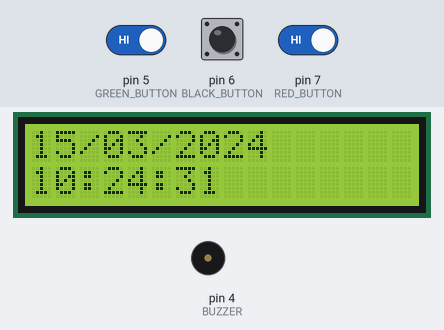
The sketch below on a simulated Arduino Uno, built with avr-gcc and run on an emulated ATmega328P. On the bench: 16×2 character LCD, buzzer (waves = sounding, pin HIGH). The inputs (shaded band) are chosen by the test bench; at power-on: pin 6 (BLACK_BUTTON) HIGH, pin 5 (GREEN_BUTTON) HIGH, pin 7 (RED_BUTTON) HIGH. The local clock reads 2024-03-15 10:24:30 at power-on unless the sketch sets it; what the sketch prints to the serial monitor is not drawn.

Above: at 1.2 s.
1.3 s: pin 6 (BLACK_BUTTON) pulled LOW for 0.15 s
At 2.1 s:
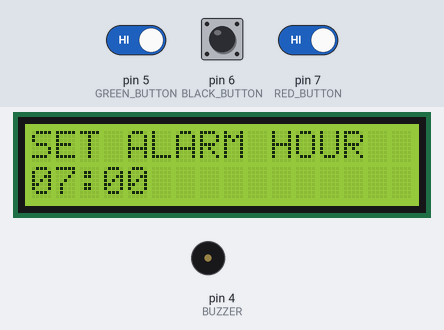
2.9 s: pin 6 (BLACK_BUTTON) pulled LOW for 1 s
At 5.0 s:
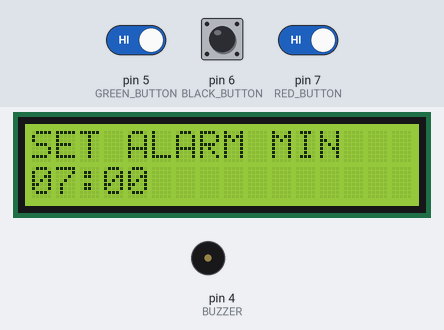
5.4 s: pin 6 (BLACK_BUTTON) pulled LOW for 0.15 s
At 11.2 s:
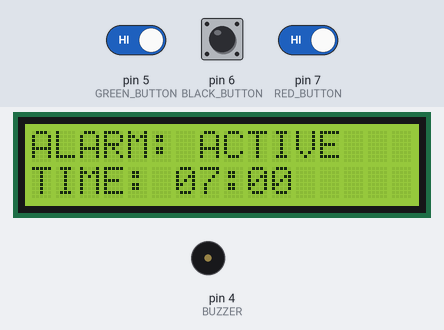
14.7 s: pin 5 (GREEN_BUTTON) driven LOW and pin 7 (RED_BUTTON) driven LOW
At 15.1 s:
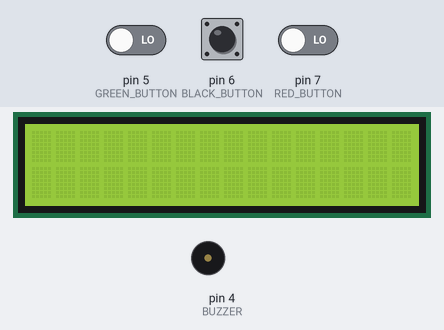
Timing chart, 0 to 17.2 s (numbered marks = the images above; inputs shaded):
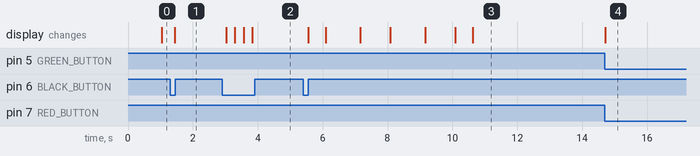

The sketch:

Arduino_Alarm_Clock.ino
```cpp
// ספריות הדרושות להפעלת רכיבי המערכת
#include <Wire.h>                 // תקשורת I2C עבור מסך ה-LCD
#include <LiquidCrystal_I2C.h>    // הפעלת מסך LCD באמצעות I2C
#include <ThreeWire.h>            // תקשורת עם רכיב ה-RTC
#include <RtcDS1302.h>            // הפעלת רכיב הזמן DS1302


// יצירת אובייקט עבור מסך LCD בגודל 16x2 ובכתובת I2C 0x27
LiquidCrystal_I2C lcd(0x27, 16, 2);

// הגדרת התקשורת עם רכיב ה-RTC:
// DAT מחובר לפין 10, CLK לפין 9, RST לפין 11
ThreeWire myWire(10, 9, 11);
RtcDS1302<ThreeWire> Rtc(myWire);

// הגדרת הפינים של שלושת כפתורי המשתמש
const int GREEN_BUTTON = 5; // כפתור ירוק - העלאת ערך (UP)
const int BLACK_BUTTON = 6; // כפתור שחור - מעבר בין מצבים ואישור (SET)
const int RED_BUTTON = 7;   // כפתור אדום - הורדת ערך (DOWN)

// הגדרת הפין שאליו מחובר הבאזר
const int BUZZER = 4;

// ערכי ברירת המחדל של השעון המעורר
int alarmHour = 7;
int alarmMinute = 0;

// משתנה הקובע באיזה מצב נמצאת המערכת:
// 0 = תצוגה רגילה
// 1 = הגדרת שעת ההתראה
// 2 = הגדרת דקות ההתראה
int mode = 0;

// משתנה המציין אם השעון המעורר מופעל
bool alarmEnabled = false;

// משתנה המציין אם השעון המעורר מצלצל כרגע
bool alarmRinging = false;

// קובע איזה מסך יוצג במצב הרגיל:
// true = שעה ותאריך
// false = מצב ושעת ההתראה
bool showClockScreen = true;

// שמירת זמן הלחיצה האחרונה על כפתור.
// משמש למניעת קליטה של לחיצה אחת כמספר לחיצות רצופות
unsigned long lastButtonPress = 0;

// שמירת הזמן שבו התחלפה התצוגה לאחרונה
unsigned long lastScreenChange = 0;

// -------------------- אתחול המערכת --------------------
void setup() {

  // פתיחת תקשורת עם ה-Serial Monitor לצורך בדיקה ומעקב
  Serial.begin(9600);

  // הכפתורים מוגדרים כ-INPUT_PULLUP:
  // במצב רגיל נקרא HIGH, ובלחיצה נקרא LOW
  pinMode(GREEN_BUTTON, INPUT_PULLUP);
  pinMode(BLACK_BUTTON, INPUT_PULLUP);
  pinMode(RED_BUTTON, INPUT_PULLUP);

  // הבאזר מוגדר כרכיב פלט
  pinMode(BUZZER, OUTPUT);


  // אתחול מסך ה-LCD והפעלת התאורה האחורית שלו
  lcd.init();
  lcd.backlight();


  // אתחול רכיב ה-RTC
  Rtc.Begin();

  // שמירת תאריך ושעת הקומפילציה לצורך אתחול ה-RTC במקרה הצורך
  RtcDateTime compiled(__DATE__, __TIME__);

  // אם התאריך והשעה השמורים ב-RTC אינם תקינים,
  // הרכיב מאותחל לפי זמן הקומפילציה
  if (!Rtc.IsDateTimeValid())
    Rtc.SetDateTime(compiled);

  // ביטול הגנת כתיבה של ה-RTC במקרה שהיא מופעלת
  if (Rtc.GetIsWriteProtected())
    Rtc.SetIsWriteProtected(false);

  // הפעלת ספירת הזמן במקרה שה-RTC אינו פועל
  if (!Rtc.GetIsRunning())
    Rtc.SetIsRunning(true);

  // ניקוי המסך בסיום האתחול
  lcd.clear();
}

// -------------------- הלולאה הראשית --------------------
void loop() {
  // קריאת התאריך והשעה הנוכחיים מרכיב ה-RTC
  RtcDateTime now = Rtc.GetDateTime();

  // בדיקת לחיצות המשתמש על הכפתורים
  checkButtons();

  // בדיקה האם הגיע הזמן להפעיל את השעון המעורר
  checkAlarm(now);


  // מצב רגיל - כאשר המשתמש אינו מגדיר התראה
  // והשעון המעורר אינו מצלצל
  if (mode == 0 && !alarmRinging) {

    // החלפת המסך המוצג כל 5 שניות
    if (millis() - lastScreenChange >= 5000) {
      lastScreenChange = millis();
      showClockScreen = !showClockScreen;
      lcd.clear();
    }

    // מעבר בין תצוגת השעה והתאריך
    // לבין תצוגת מצב השעון המעורר
    if (showClockScreen)
      showClock(now);
    else
      showAlarmStatus();
  }


  // כאשר המשתמש נמצא במצב הגדרת ההתראה
  else if (mode != 0)
    showAlarmSettings();

  // הצגת נתוני המערכת ב-Serial Monitor לצורך מעקב
  printSerial(now);
  // השהיה קצרה בין מחזורי הלולאה
  delay(100);
}

// -------------------- הצגת שעה ותאריך --------------------
void showClock(const RtcDateTime& now) {

  // שורה ראשונה - תאריך
  lcd.setCursor(0, 0);
  print2(now.Day());
  lcd.print("/");
  print2(now.Month());
  lcd.print("/");
  lcd.print(now.Year());
  lcd.print("      ");

  // שורה שנייה - שעה
  lcd.setCursor(0, 1);
  print2(now.Hour());
  lcd.print(":");
  print2(now.Minute());
  lcd.print(":");
  print2(now.Second());
  lcd.print("        ");
}

// -------------------- הצגת מצב השעון המעורר --------------------
void showAlarmStatus() {

  lcd.setCursor(0, 0);
  // הצגת מצב ההתראה: פעילה או כבויה
  if (alarmEnabled)
    lcd.print("ALARM: ACTIVE   ");
  else
    lcd.print("ALARM: DISABLED ");

  // הצגת השעה שנקבעה להתראה
  lcd.setCursor(0, 1);
  lcd.print("TIME: ");
  print2(alarmHour);
  lcd.print(":");
  print2(alarmMinute);
  lcd.print("     ");
}

// -------------------- מסך הגדרת ההתראה --------------------
void showAlarmSettings() {
  lcd.setCursor(0, 0);
  // הצגת השלב שבו נמצא המשתמש:
  // הגדרת שעות או הגדרת דקות
  if (mode == 1)
    lcd.print("SET ALARM HOUR  ");
  else
    lcd.print("SET ALARM MIN   ");
  lcd.setCursor(0, 1);
  // הצגת שעת ההתראה תוך כדי השינוי
  print2(alarmHour);
  lcd.print(":");
  print2(alarmMinute);
  lcd.print("           ");
}

// -------------------- בדיקת הכפתורים --------------------
void checkButtons() {

  // לחיצה בו-זמנית על UP ו-DOWN מבטלת את ההתראה
  if (digitalRead(GREEN_BUTTON) == LOW &&
      digitalRead(RED_BUTTON) == LOW) {

    // מניעת קליטה חוזרת של אותה לחיצה
    if (millis() - lastButtonPress >= 250) {
      lastButtonPress = millis();

      // כיבוי ההתראה והבאזר
      alarmEnabled = false;
      alarmRinging = false;
      noTone(BUZZER);
      // חזרה למצב התצוגה הרגיל
      mode = 0;
      showClockScreen = true;
      lastScreenChange = millis();

      lcd.clear();
      // הודעה לצורך מעקב ב-Serial Monitor
      Serial.println("UP + DOWN pressed - Alarm DISABLED");
      // המתנה עד לשחרור שני הכפתורים
      while (digitalRead(GREEN_BUTTON) == LOW ||
             digitalRead(RED_BUTTON) == LOW)
        delay(10);
    }
    return;
  }
  // Debounce - התעלמות מלחיצות נוספות במשך 250 אלפיות השנייה
  if (millis() - lastButtonPress < 250)
    return;

  // -------------------- כפתור SET --------------------
  if (digitalRead(BLACK_BUTTON) == LOW) {
    lastButtonPress = millis();
    Serial.println("SET pressed");

    // אם ההתראה מצלצלת, לחיצה על SET מפסיקה אותה
    // וגם מכבה את השעון המעורר
    if (alarmRinging) {
      noTone(BUZZER);
      alarmRinging = false;
      alarmEnabled = false;
      // חזרה למצב הרגיל
      mode = 0;
      showClockScreen = true;
      lastScreenChange = millis();
      lcd.clear();
      Serial.println("Alarm stopped and DISABLED");
      return;
    }
    // מעבר למצב ההגדרה הבא
    mode++;
    // לאחר הגדרת השעה והדקות,
    // לחיצה שלישית על SET שומרת ומפעילה את ההתראה
    if (mode > 2) {
      mode = 0;
      alarmEnabled = true;
      // חזרה למסך הרגיל
      showClockScreen = true;
      lastScreenChange = millis();

      lcd.clear();
      Serial.println("Alarm saved and ACTIVE");
    }
    return;
  }
  // -------------------- כפתור UP --------------------
  if (digitalRead(GREEN_BUTTON) == LOW) {
    lastButtonPress = millis();
    Serial.println("UP pressed");
    // במצב 1 - העלאת השעה
    // לאחר 23 הערך חוזר ל-0
    if (mode == 1)
      alarmHour = (alarmHour + 1) % 24;
    // במצב 2 - העלאת הדקות
    // לאחר 59 הערך חוזר ל-0
    else if (mode == 2)
      alarmMinute = (alarmMinute + 1) % 60;
    return;
  }
  // -------------------- כפתור DOWN --------------------
  if (digitalRead(RED_BUTTON) == LOW) {
    lastButtonPress = millis();
    Serial.println("DOWN pressed");
    // במצב 1 - הורדת השעה
    if (mode == 1) {
      alarmHour--;
      // לפני 0 חוזרים ל-23
      if (alarmHour < 0)
        alarmHour = 23;
    }

    // במצב 2 - הורדת הדקות
    else if (mode == 2) {
      alarmMinute--;
      // לפני 0 חוזרים ל-59
      if (alarmMinute < 0)
        alarmMinute = 59;
    }
  }
}

// -------------------- בדיקת והפעלת ההתראה --------------------
void checkAlarm(const RtcDateTime& now) {
  // שמירת הדקה שבה ההתראה כבר הופעלה,
  // כדי למנוע הפעלה חוזרת מספר פעמים באותה דקה
  static int lastAlarmMinute = -1;


  // ההתראה מופעלת רק כאשר:
  // 1. השעון המעורר פעיל
  // 2. הוא עדיין אינו מצלצל
  // 3. השעה הנוכחית שווה לשעה שהוגדרה
  // 4. הדקה הנוכחית שווה לדקה שהוגדרה
  // 5. ההתראה עדיין לא הופעלה בדקה הנוכחית
  if (alarmEnabled &&
      !alarmRinging &&
      now.Hour() == alarmHour &&
      now.Minute() == alarmMinute &&
      lastAlarmMinute != now.Minute()) {
    alarmRinging = true;
    lastAlarmMinute = now.Minute();
    lcd.clear();
    Serial.println("*** ALARM RINGING ***");
  }

  // כל עוד ההתראה מצלצלת:
  // הפעלת הבאזר והצגת הודעה למשתמש
  if (alarmRinging) {
    tone(BUZZER, 1000);
    lcd.setCursor(0, 0);
    lcd.print("*** ALARM ***   ");
    lcd.setCursor(0, 1);
    lcd.print("PRESS SET       ");
  }
  // כאשר הדקה משתנה ניתן לאפשר הפעלה עתידית מחדש
  if (now.Minute() != alarmMinute) {
    lastAlarmMinute = -1;
  }
}

// -------------------- Serial Monitor --------------------
// פונקציה זו משמשת לצורך בדיקה ומעקב אחר פעילות המערכת
void printSerial(const RtcDateTime& now) {
  static int lastSecond = -1;
  // מניעת הדפסות חוזרות - הנתונים מודפסים פעם אחת בכל שנייה
  if (now.Second() == lastSecond)
    return;
  lastSecond = now.Second();


  // הצגת השעה הנוכחית
  Serial.print("Time: ");
  print2Serial(now.Hour());
  Serial.print(":");
  print2Serial(now.Minute());
  Serial.print(":");
  print2Serial(now.Second());

  // הצגת התאריך הנוכחי
  Serial.print(" | Date: ");

  print2Serial(now.Day());
  Serial.print("/");
  print2Serial(now.Month());
  Serial.print("/");
  Serial.print(now.Year());

  // הצגת שעת ההתראה
  Serial.print(" | Alarm: ");
  print2Serial(alarmHour);
  Serial.print(":");
  print2Serial(alarmMinute);
  // הצגת מצב השעון המעורר
  if (alarmEnabled)
    Serial.println(" ACTIVE");
  else
    Serial.println(" DISABLED");
}
// -------------------- פונקציות עזר --------------------
// הוספת הספרה 0 לפני מספר קטן מ-10 בתצוגת ה-LCD
// לדוגמה: 7 יוצג כ-07
void print2(int number) {
  if (number < 10)
    lcd.print("0");
  lcd.print(number);
}
// אותה פעולה עבור הנתונים המוצגים ב-Serial Monitor
void print2Serial(int number) {
  if (number < 10)
    Serial.print("0");
  Serial.print(number);
}
```

Measured:
- after the input at 1.3 s, the display: changes after 0.13 s (image 1)
- after the input at 2.9 s, the display: changes after 0.13 s (image 2)
- after the input at 5.4 s, the display: first changes after 0.16 s (image 3 shows a later state)
- after the input at 14.7 s, the display: changes at once (image 4)
